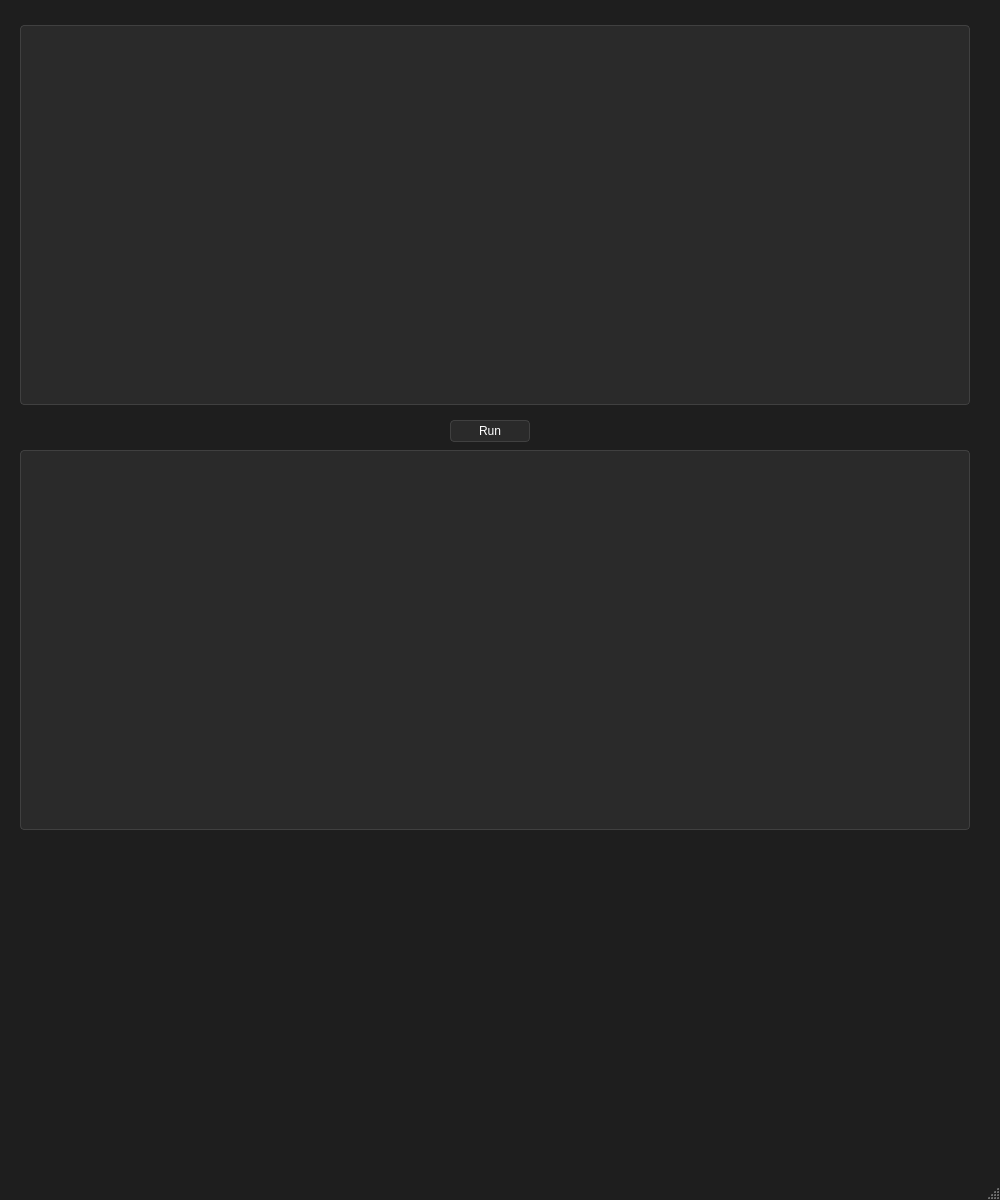
<?xml version="1.0" encoding="UTF-8"?>
<ui version="4.0">
 <class>MainWindow</class>
 <widget class="QMainWindow" name="MainWindow">
  <property name="geometry">
   <rect>
    <x>0</x>
    <y>0</y>
    <width>1000</width>
    <height>1200</height>
   </rect>
  </property>
  <property name="windowTitle">
   <string>Complier</string>
  </property>
  
  <property name="styleSheet">
   <string>
   QMainWindow {
       background-color: #1e1e1e; /* Dark gray background */
   }
   QMainWindow::title {
    background-color: #333; /* Darker gray background for the title bar */
    color: white; /* Text color for the title bar */
    padding: 10px; /* Padding around the title text */
    }
   </string>
  </property>
  <widget class="QWidget" name="centralwidget">
  <property name="styleSheet">
    <string>
    QWidget#centralwidget {
        background-color: #1e1e1e; /* Dark gray background */
    }
    QLabel#input_label, QLabel#output_label, QLabel#prefix_label, QLabel#postfix_label, QPushButton, QTextEdit {
        background-color: #2a2a2a; /* Darker gray background for widgets */
        color: white; /* Text color */
        border: 1px solid #404040; /* Border color */
        border-radius: 4px; /* Rounded corners */
        padding: 4px; /* Padding around the content */
    }
    QLabel#input_label, QLabel#output_label, QLabel#prefix_label, QLabel#postfix_label{
        font-size: 12pt; /* Increase font size */
    }
    QLCDNumber, QPushButton, QLabel#prefix_lcd, QLabel#postfix_lcd, QLabel#error_display {
        color: white; /* Text color */
    }
    QPushButton:hover {
        background-color: #3a3a3a; /* Darker background on hover */
    }
    QPushButton:pressed {
        background-color: #1a1a1a; /* Darker background when pressed */
    }
    QLineEdit {
        border: 1px solid #404040; /* Border color */
    }
    </string>
   </property>
   <widget class="QTextEdit" name="input_text">
    <property name="geometry">
     <rect>
      <x>20</x>
      <y>25</y>
      <width>950</width>
      <height>380</height>
     </rect>
    </property>
   </widget>
   <widget class="QTextEdit" name="output_log">
    <property name="geometry">
     <rect>
      <x>20</x>
      <y>450</y>
      <width>950</width>
      <height>380</height>
     </rect>
    </property>
    <property name="readOnly">
        <bool>true</bool>  <!-- Set readOnly property to true -->
    </property>
   </widget>
   <widget class="QPushButton" name="button_run">
    <property name="geometry">
     <rect>
      <x>450</x>
      <y>420</y>
      <width>80</width>
      <height>22</height>
     </rect>
    </property>
    <property name="text">
     <string>Run</string>
    </property>
   </widget>
  </widget>
  <widget class="QMenuBar" name="menubar">
   <property name="geometry">
    <rect>
     <x>0</x>
     <y>0</y>
     <width>408</width>
     <height>19</height>
    </rect>
   </property>
  </widget>
  <widget class="QStatusBar" name="statusbar"/>
 </widget>
 <resources/>
 <connections/>
</ui>
